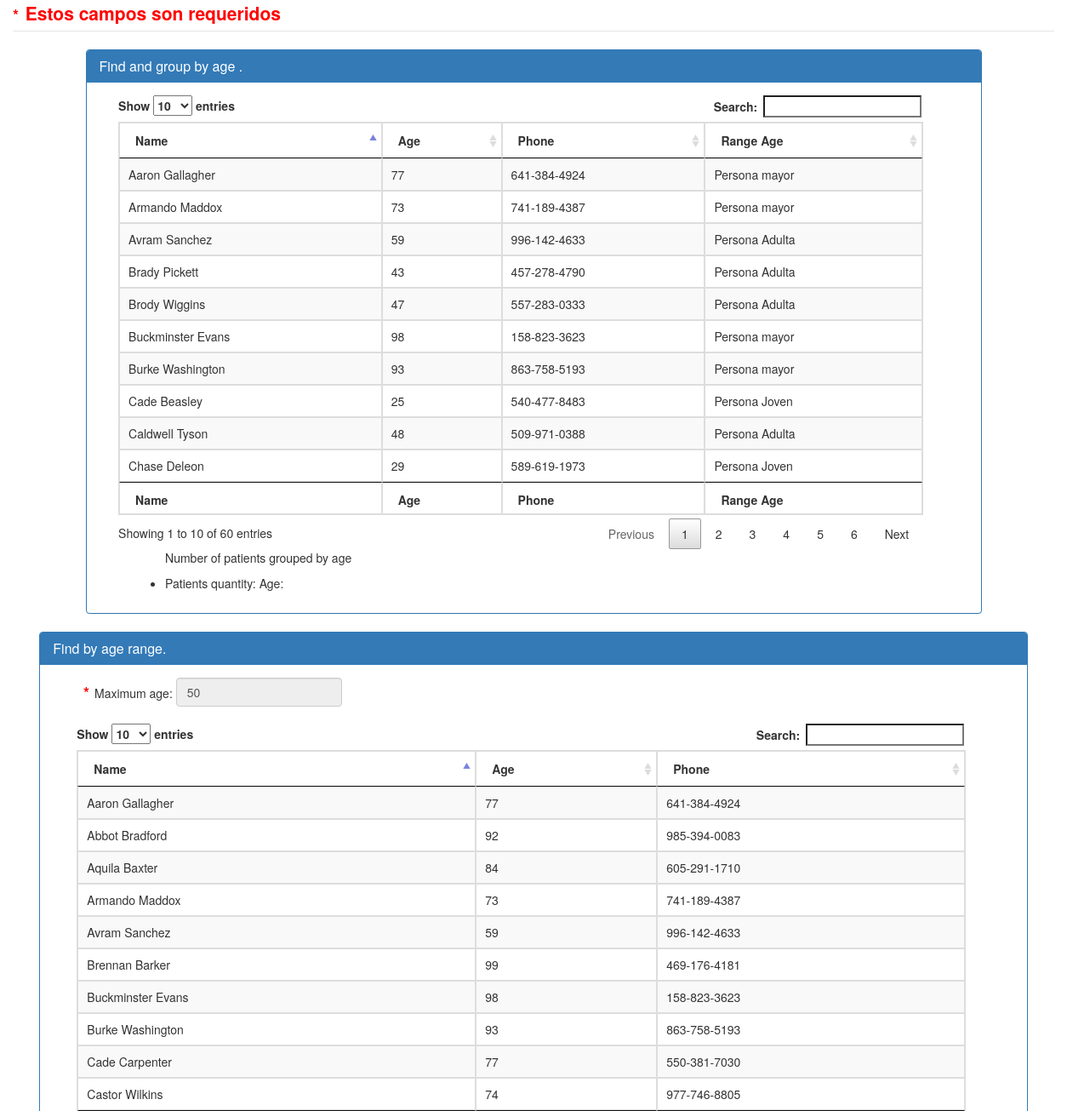
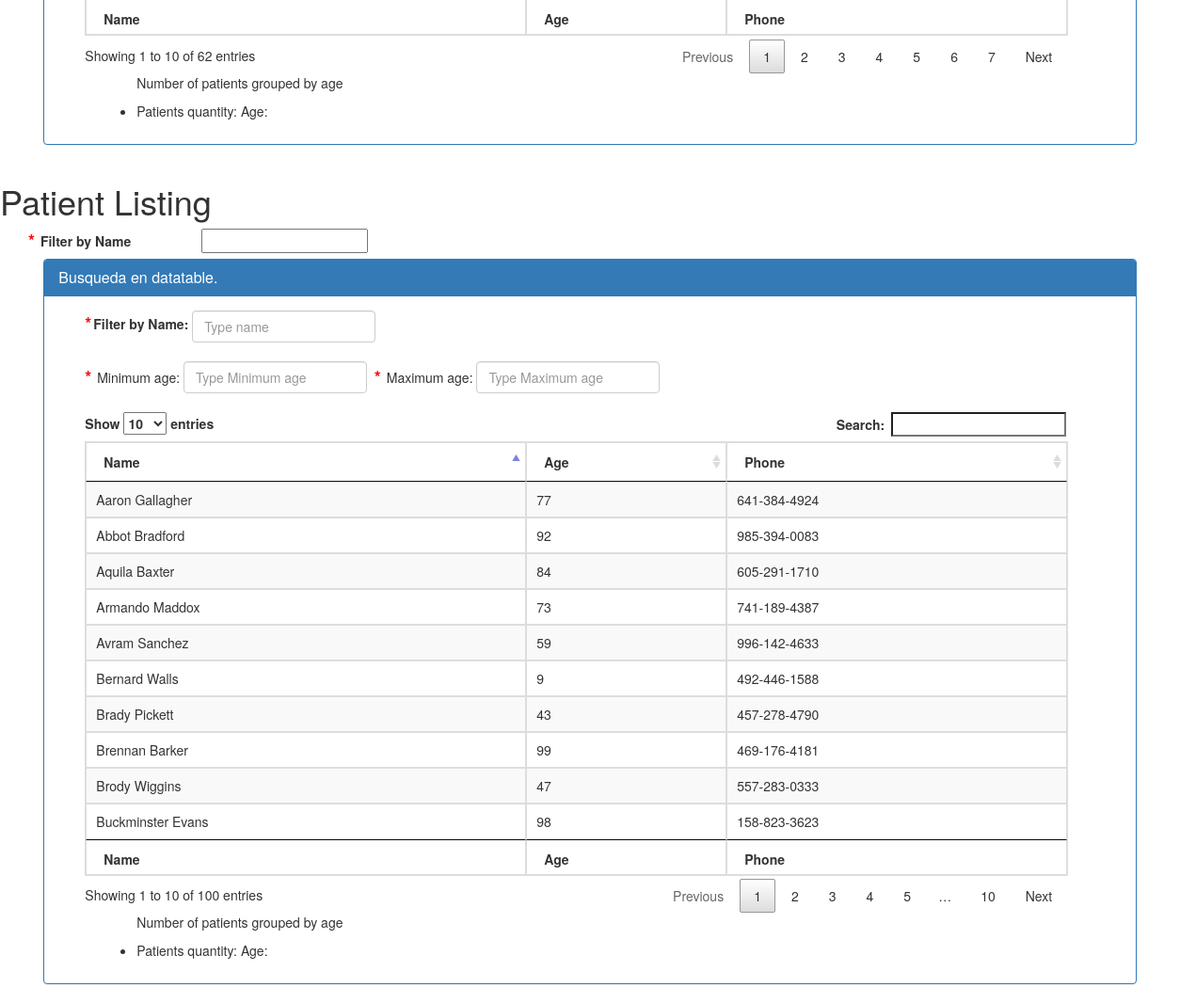
The page / on the database its author committed (2 pictures, top to bottom).
### tables this page shows
CREATE TABLE `patients` (
  `patient_id` bigint(11) UNSIGNED NOT NULL,
  `patient_name` varchar(255) NOT NULL DEFAULT '',
  `patient_phone` varchar(100) NOT NULL DEFAULT '',
  `patient_age` int(3) NOT NULL,
  `favorite_song_id` bigint(11) DEFAULT NULL COMMENT 'this will house the patient''s song id'
);

### core/base.php (called while the page is built, shortened)
<?php
class base
{
    public function __construct()
    {
        $settings = parse_ini_file('config.php', TRUE);
        $this->db = new mysqli(
            $settings['DB']['host'],
            $settings['DB']['user'],
            $settings['DB']['pass'],
            $settings['DB']['database']
        );
    }
    protected function result_array( $result )
    {
        while($record = $result->fetch_object())
        {
            $result_array[] = $record;
        }
        return $result_array;
    }
}

### core/patient.php (called while the page is built, shortened)
<?php
include 'base.php';
class patient extends base
{
    public function list_all()
    {
        $result_array = array();
        $result = $this->db->query('select * from patients');
        return parent::result_array($result);
    }
    public function findByAge($age){
    	$result_array = array();
    	$result = $this->db->query('select * from patients where patient_age >= '.$age);
    	return parent::result_array($result);
    }
    public function findAndGroupByAge(){
    	$result_array = array();
    	$result = $this->db->query("SELECT *,
										CASE WHEN `patient_age` < 18 THEN 'menor de edad'
									    WHEN `patient_age` BETWEEN 18 and 40 THEN 'Persona Joven'
									    WHEN `patient_age` BETWEEN 40 and 65 THEN 'Persona Adulta'
									    WHEN `patient_age` >= 65  THEN 'Persona mayor'
									    WHEN `patient_age` IS NULL THEN 'Campos sin edad (NULL)'
									    END range_age
									    FROM patients GROUP BY `patient_age`");
    	return parent::result_array($result);
    }
}

### index.php (the view, shortened to what this page needs)
<?php
$patient_model = new my_patient ();
$patients = $patient_model->list_all ();
?>
<!doctype html>
<html lang="en">
<head>
<link rel="stylesheet" href="public/css/bootstrap.min.css">
<link rel="stylesheet" href="public/css/jquery.dataTables.min.css">
<link rel="stylesheet" href="public/css/jquery-ui.min.css">
<link rel="stylesheet" href="public/css/form.css">
</head>
<body>
	<div class="col-lg-12">
		<fieldset>
			<legend>
				<label><a class="requerido"></a><font color='red'> Estos campos son
						requeridos </font></label>
			</legend>
		</fieldset>
	</div>
	<div class="container">
	<div class="container " id="contenedorTableImagenes"
			style="width: 95%; , height: 250%;">
			<div class="container " id="contenedorBandeja">
				<div class="col-xs-12 col-sm-12"></div>
			</div>
			<div class="panel panel-primary">
				<div class="panel-heading">
					<h3 class="panel-title">
						<a data-toggle="collapse" data-parent="#accordion"
							href="#collapseOne">Find and group by age .</a>
					</h3>
				</div>
				<div id="collapseOne" class="panel-collapse collapse in">
					<div class="panel-body" style="padding-left: 5%;">
						<div class="row" style="width: 96%;">
										<?php $patientsfindAndGroupByAge= $patient_model->findAndGroupByAge()?>
		<table id="userTableAgeRange" class="table-striped table-bordered nowrap">
			<thead>
				<tr>
					<th>Name</th>
					<th class="hidden-sm">Age</th>
					<th>Phone</th>
					<th>Range Age</th>
				</tr>
			</thead>
			<tfoot>
				<tr>
					<th>Name</th>
					<th class="hidden-sm">Age</th>
					<th>Phone</th>
					<th>Range Age</th>
				</tr>
			</tfoot>
			<tbody>
        <?php foreach($patientsfindAndGroupByAge as $patient): ?>
				<tr>
					<td><?php echo $patient->patient_name; ?></td>
					<td class="hidden-sm"><?php echo $patient->patient_age; ?></td>
					<td><?php echo $patient->patient_phone; ?></td>
					<td><?php echo $patient->range_age; ?></td>
				</tr>
        <?php endforeach; ?>
			</tbody>
		</table>
								</div>
				<ul>
											<p for="patient_filter">Number of patients grouped by age</p>
			<li><span class='pull-center'>Patients quantity: </span><span class='pull-center'>Age: </span></li>
		</ul>
					</div>
				</div>
			</div>
		</div>
	</div>
		<div class="container " id="contenedorTableImagenes"
			style="width: 95%; , height: 250%;">
			<div class="container " id="contenedorBandeja">
				<div class="col-xs-12 col-sm-12"></div>
			</div>
			<div class="panel panel-primary">
				<div class="panel-heading">
					<h3 class="panel-title">
						<a data-toggle="collapse" data-parent="#accordion"
							href="#collapseOne">Find by age range.</a>
					</h3>
				</div>
				<div id="collapseOne" class="panel-collapse collapse in">
					<div class="panel-body" style="padding-left: 5%;">
						<div class="row" style="width: 96%;">
								<table id='findAge' border="0" cellspacing="5" cellpadding="5">
								<tbody>
									<tr>
										<td>&nbsp;&nbsp;<a class="requerido"></a>&nbsp;Maximum age:&nbsp;</td>
										<td>
										<input type="number" id="maxAge" name="maxAge" placeholder="Type Maximum age" class="form-control" value="50" disabled >
										<?php $patientsAge = $patient_model->findByAge(50)?>
										</td>
									</tr>
								</tbody>
							</table>
	<br>
		<table id="userTableAge" class="table-striped table-bordered nowrap">
			<thead>
				<tr>
					<th>Name</th>
					<th class="hidden-sm">Age</th>
					<th>Phone</th>
				</tr>
			</thead>
			<tfoot>
				<tr>
					<th>Name</th>
					<th class="hidden-sm">Age</th>
					<th>Phone</th>
				</tr>
			</tfoot>
			<tbody>
        <?php foreach($patientsAge as $patient): ?>
				<tr>
					<td><?php echo $patient->patient_name; ?></td>
					<td class="hidden-sm"><?php echo $patient->patient_age; ?></td>
					<td><?php echo $patient->patient_phone; ?></td>
				</tr>
        <?php endforeach; ?>
			</tbody>
		</table>
								</div>
				<ul>
											<p for="patient_filter">Number of patients grouped by age</p>
			<li><span class='pull-center'>Patients quantity: </span><span class='pull-center'>Age: </span></li>
		</ul>
					</div>
				</div>
			</div>
		</div>
		<h1>Patient Listing</h1>
		<div class="col-lg-6">
			<label class="col-md-4 control-label"><a class="requerido"></a>
				Filter by Name</label>
			<div class="input-group">
				<input type="text" name="patient_filter_name" />
			</div>
		</div>
		<br>
		<p>
		<div class="container " id="contenedorTableImagenes"
			style="width: 95%; , height: 250%;">
			<div class="container " id="contenedorBandeja">
				<div class="col-xs-12 col-sm-12"></div>
			</div>
			<div class="panel panel-primary">
				<div class="panel-heading">
					<h3 class="panel-title">
						<a data-toggle="collapse" data-parent="#accordion"
							href="#collapseOne">Busqueda en datatable.</a>
					</h3>
				</div>
				<div id="collapseOne" class="panel-collapse collapse in">
					<div class="panel-body" style="padding-left: 5%;">
						<div class="row" style="width: 96%;">
							<table id='find' border="0" cellspacing="5" cellpadding="5">
								<tbody>
								<tr>
										<td>
									<label for="patient_filter"><a class="requerido"></a>Filter by Name:&nbsp;</label></td>
									<td> <input
										type="text" name="patient_filter" placeholder="Type name" class="form-control" /></td>
								</tr>
								</tbody>
								</table>
								<br>
								<table id='findAge' border="0" cellspacing="5" cellpadding="5">
								<tbody>
									<tr>
										<td><a class="requerido"></a>&nbsp;Minimum age:&nbsp;</td>
										<td><input type="number" id="min" name="min" placeholder="Type Minimum age" class="form-control" ></td>
										<td>&nbsp;&nbsp;<a class="requerido"></a>&nbsp;Maximum age:&nbsp;</td>
										<td><input type="number" id="max" name="max" placeholder="Type Maximum age" class="form-control" ></td>
									</tr>
								</tbody>
							</table>
	<br>
		<table id="userTable" class="table-striped table-bordered nowrap">
			<thead>
				<tr>
					<th>Name</th>
					<th class="hidden-sm">Age</th>
					<th>Phone</th>
				</tr>
			</thead>
			<tfoot>
				<tr>
					<th>Name</th>
					<th class="hidden-sm">Age</th>
					<th>Phone</th>
				</tr>
			</tfoot>
			<tbody>
        <?php foreach($patients as $patient): ?>
				<tr>
					<td><?php echo $patient->patient_name; ?></td>
					<td class="hidden-sm"><?php echo $patient->patient_age; ?></td>
					<td><?php echo $patient->patient_phone; ?></td>
				</tr>
        <?php endforeach; ?>
			</tbody>
		</table>
								</div>
				<ul>
											<p for="patient_filter">Number of patients grouped by age</p>
			<li><span class='pull-center'>Patients quantity: </span><span class='pull-center'>Age: </span></li>
		</ul>
					</div>
				</div>
			</div>
		</div>
</body>
</html>

### public/css/form.css (style rules this page uses)
.requerido:after { content: "*"; color: red; font-size: 18px; margin-right: 2px; font-weight: bold !important; }
label { font: bold 12px !important; }

### rows shown on the page
patients: patient_name "Cade Beasley", patient_age "25", patient_phone "540-477-8483", range_age "Persona Joven"
patients: patient_name "Chase Deleon", patient_age "29", patient_phone "589-619-1973", range_age "Persona Joven"
patients: patient_name "Brady Pickett", patient_age "43", patient_phone "457-278-4790", range_age "Persona Adulta"
patients: patient_name "Brody Wiggins", patient_age "47", patient_phone "557-283-0333", range_age "Persona Adulta"
patients: patient_name "Caldwell Tyson", patient_age "48", patient_phone "509-971-0388", range_age "Persona Adulta"
patients: patient_name "Avram Sanchez", patient_age "59", patient_phone "996-142-4633", range_age "Persona Adulta"
patients: patient_name "Armando Maddox", patient_age "73", patient_phone "741-189-4387", range_age "Persona mayor"
patients: patient_name "Aaron Gallagher", patient_age "77", patient_phone "641-384-4924", range_age "Persona mayor"
patients: patient_name "Burke Washington", patient_age "93", patient_phone "863-758-5193", range_age "Persona mayor"
patients: patient_name "Buckminster Evans", patient_age "98", patient_phone "158-823-3623", range_age "Persona mayor"
patients: patient_name "Aquila Baxter", patient_age "84", patient_phone "605-291-1710"
patients: patient_name "Abbot Bradford", patient_age "92", patient_phone "985-394-0083"
patients: patient_name "Cade Carpenter", patient_age "77", patient_phone "550-381-7030"
patients: patient_name "Castor Wilkins", patient_age "74", patient_phone "977-746-8805"
patients: patient_name "Brennan Barker", patient_age "99", patient_phone "469-176-4181"
patients: patient_name "Bernard Walls", patient_age "9", patient_phone "492-446-1588"
